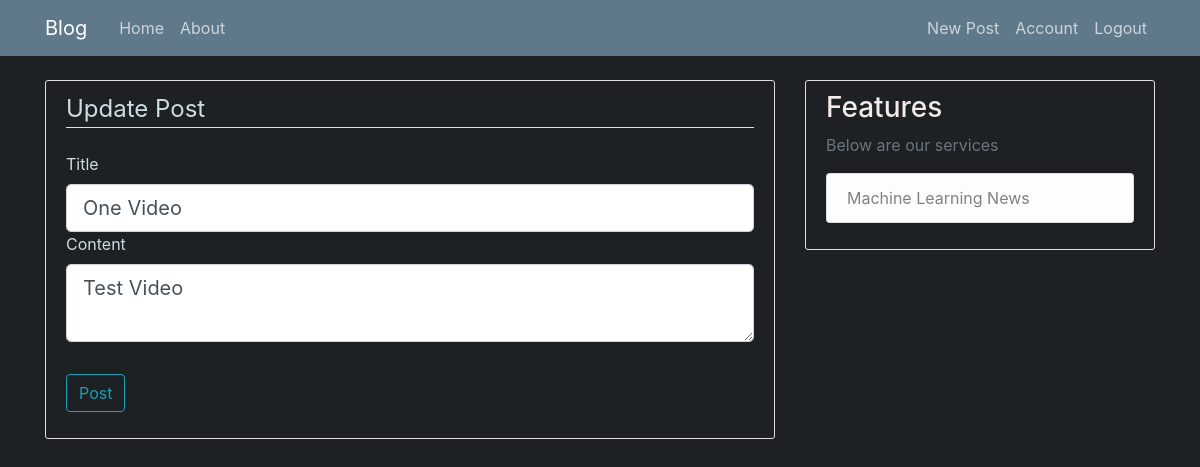
The app's page /post/2/update (signed in), older data.
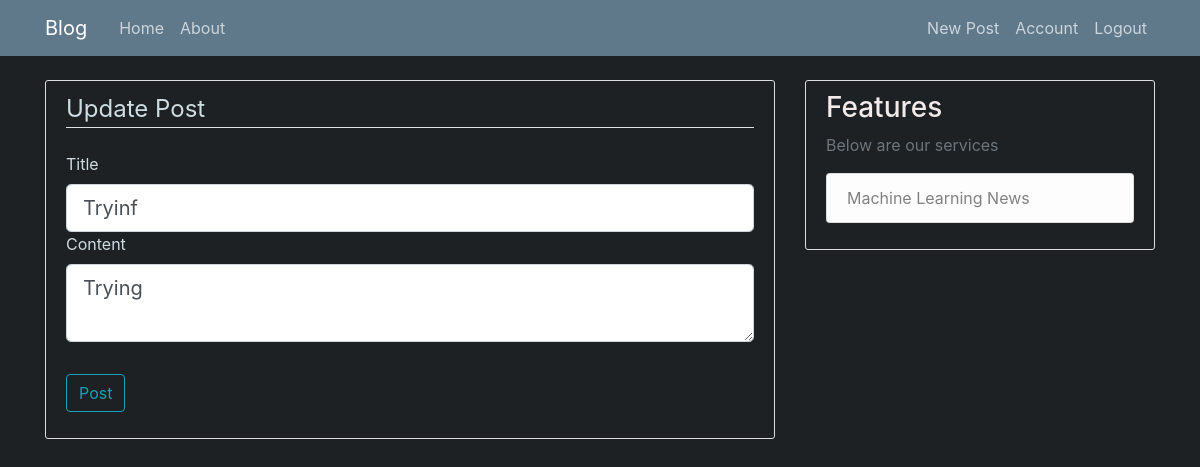
The same page, newer data.
### flaskblog/models/PostModel.py (models this page shows, shortened)
class Post(db.Model):
    id = db.Column(db.Integer, primary_key=True)
    title = db.Column(db.String(120), nullable=False)
    date_posted = db.Column(db.DateTime, nullable=False, default=datetime.utcnow)
    content = db.Column(db.Text, nullable=False)
    images = db.Column(db.PickleType, nullable=True, default=None)
    user_id = db.Column(db.Integer, db.ForeignKey('user.id'), nullable=False)
    comments = db.relationship('Comment', backref='comment_post', cascade = "all,delete-orphan", lazy=True)
    post_likes = db.relationship('PostLike', backref='post',   cascade = "all,delete-orphan", lazy='dynamic')

### flaskblog/posts/routes.py (the view)
@posts.route('/post/<int:post_id>/update', methods=['GET', 'POST'])
@login_required
def update_post(post_id):
    post = Post.query.get_or_404(post_id)
    if post.author != current_user:
        logger.error('user {} cannot update post {}'.format(current_user.get_id(), post.id))
        abort(403)
    form = UpdateForm()
    if form.validate_on_submit():
        post.title = form.title.data
        post.content = form.content.data
        db.session.commit()
        flash('Your post has been updated!', 'success')
        logger.info('User {} successfully updated post {}'.format(current_user.get_id(), post.id))
        return redirect(url_for('posts.post', post_id=(post.id)))
    else:
        if request.method == 'GET':
            form.title.data = post.title
            form.content.data = post.content
        return render_template('update_post.html', title='Update Post', form=form, legend='Update Post')

### flaskblog/posts/forms.py
class UpdateForm(FlaskForm):
    title = StringField('Title', validators=[DataRequired()])
    content = TextAreaField('Content', validators=[DataRequired()])
    submit = SubmitField('Post')

### flaskblog/models/UserModel.py (called while the page is built)
@login_manager.user_loader
def load_user(user_id):
    return User.query.get(int(user_id))

### flaskblog/templates/update_post.html (shortened to what this page needs)
{% extends "layout.html" %}
{% block content %}
     <div class = 'content-section' style="background: #1d2124;">
        <form method = "POST", action = '' enctype="multipart/form-data">
        <fieldset class = "form-group">
              <legend class ="border-bottom mb-4" style="color:#cfdde3"> {{legend}} </legend>
              <div class = "title" style="color:#cfdde3">
                   {{ form.title.label(class = "form-control-label")}}
                     {% if form.title.errors %}
                        {{ form.title(class = "form-control form-control-lg is-invalid")}}
                            <div class = "invalid-feedback">
                                {% for error in form.title.errors %}
                                    <span> {{error}} </span>
                                {% endfor %}
                            </div>
                        {% else%}
                            {{ form.title(class = "form-control form-control-lg")}}
                        {% endif %}
              </div>
              <div class = "form-group" style="color:#cfdde3">
                  {{form.content.label(class = "form-control-label")}}
                     {% if form.content.errors %}
                        {{ form.content(class = "form-control form-control-lg is-invalid")}}
                            <div class = "invalid-feedback">
                                {% for error in form.content.errors %}
                                    <span> {{error}} </span>
                                {% endfor %}
                            </div>
                        {% else%}
                            {{ form.content(class = "form-control form-control-lg")}}
                        {% endif %}
              </div>
        </fieldset>
        <div class = "form-group" style="color:#cfdde3">
           {{form.submit(class = "btn btn-outline-info")}}
        </div>
        </form>
    </div>
{% endblock content %}

Row changes from the older to the newer data that the page shows:
changed Post: title "One Video" → "Tryinf"; content "Test Video" → "Trying"
